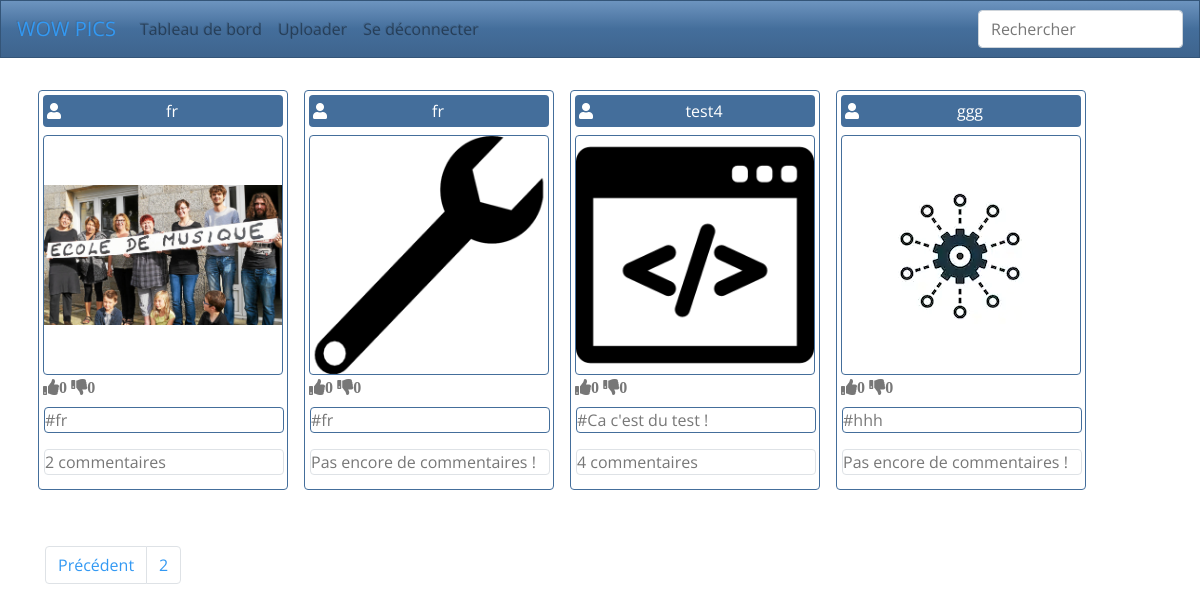
/v1.00/index.php?indexPage=2 (signed in), run on the app's committed database.
### tables this page shows
CREATE TABLE `picture` (
  `idPicture` int(11) NOT NULL,
  `fileName` varchar(255) NOT NULL,
  `status` varchar(30) NOT NULL DEFAULT 'private',
  `link` varchar(255) NOT NULL,
  `tags` text NOT NULL,
  `dateUpload` datetime NOT NULL DEFAULT CURRENT_TIMESTAMP,
  `idUser` int(11) NOT NULL,
  `urlAnonymous` text
);

### v1.00/Controller/ControllerAccueil.php (called while the page is built, shortened)
<?php
class ControllerAccueil
{
    public function renderAccueilInscrit($indexPage = 1)
    {
        if (isset($indexPage))
        {
           $indexPictures = $this->donnerIndexPageBdd($indexPage);
        }
        $accueil = new PictureManager();
        $picturesCount =$accueil->getCountPublicPictures();
        $nbPages = ceil(($picturesCount['pictureCount'])/8);
        $pictures = $accueil->getPublicPictures();
        if($indexPage < 2)
        {
            $pictures = array_slice($pictures, 0, 8);
        }
        else {
            $pictures = array_slice($pictures,$indexPictures,8);
        }
        $resultat = [];
        forEach($pictures as $picture)
        {
            $commentsImage = new CommentManager();
            $comment =$commentsImage->getCommentsCountByPicture($picture->getIdPicture());
            $userName = new UserManager();
            $user = $userName->getUser($picture->getIdUser());
            $votesImage = new VoteManager();
            $voteLike = $votesImage->getVotelike($picture->getIdPicture());
            $voteDislike = $votesImage->getVoteDislike($picture->getIdPicture());
            $resultat[] = array("picture" => $picture,"CommentCount" => $comment,"login" => $user->getLogin(),"VoteLike" => $voteLike,  "VoteDislike" => $voteDislike,"login" => $user->getLogin());
        }
        $vue = new View("Accueil");
        $vue->generer(array("nbPages" => $nbPages, "resultat" => $resultat, "indexPage" => $indexPage));
    }
    private function donnerIndexPageBdd($indexPage)
    {
        $index = 0;
        for ($i = 1; $i < $indexPage ; $i++)
        {
            $index +=8;
        }
        return $index;
    }
}

### v1.00/AutoLoader.php (called while the page is built, shortened)
<?php
 class AutoLoader
 {
    static function autoLoad($className)
    {
        $directories = array("controller", "model", "view", "model/Entity", "model/EntityManager", "Helpers");
        foreach($directories as $directory)
        {
            $file = $directory .'\\' . $className . '.php';
        }
    }
 }

### v1.00/Model/Modele.php (called while the page is built, shortened)
<?php
Abstract class Modele
{
  protected function executeReq($req, $params = null)
  {
   $bdd = Database::getInstance() -> getConnection();
    if($params == null)
    {
      $res = $bdd->query($req);
    }
    else
    {
      $res = $bdd->prepare($req);
      $res->execute($params);
    }
    return $res;
  }
  function hydrate(array $donnees){
    foreach ($donnees as $key => $value ){
        $method = 'set'.ucfirst($key);
    }
  }
}

### v1.00/Model/EntityManager/PictureManager.php (called while the page is built, shortened)
<?php
class PictureManager extends Modele
{
    public function getPublicPictures($limit = 0)
    {
        if($limit !== 0)
        {
            $req='SELECT * FROM picture WHERE status="public" ORDER BY dateUpload DESC LIMIT '. $limit;
        }
        else
        {
            $req='SELECT * FROM picture WHERE status="public" ORDER BY dateUpload DESC';
        }
        $res = $this->executeReq($req);
        $pictures = [];
        while($donnes =$res->fetch(PDO::FETCH_ASSOC))
        {
            $picture = new Picture();
            $picture->hydrate($donnes);
            $pictures[] = $picture;
        }
        return $pictures;
    }
    public function getCountPublicPictures()
    {
        $req = "SELECT COUNT(idPicture) as pictureCount FROM picture WHERE status='public'";
        $res = $this->executeReq($req);
        $res = $res->fetch(PDO::FETCH_ASSOC);
        return $res;
    }
}

### v1.00/Model/Entity/Picture.php (called while the page is built, shortened)
<?php
class Picture extends Modele {
    private $idPicture;
    private $idUser;
    public function getIdPicture()
    {
        return $this->idPicture;
    }
    public function setIdPicture($idPicture)
    {
        $this->idPicture = $idPicture;
        return $this;
    }
    public function setFilename($filename)
    {
        return $this;
    }
    public function setStatus($status)
    {
        return $this;
    }
    public function setLink($link)
    {
        return $this;
    }
    public function setTags($tags)
    {
        return $this;
    }
    public function setDateUpload($dateUpload)
    {
        return $this;
    }
    public function getIdUser()
    {
        return $this->idUser;
    }
    public function setIdUser($idUser)
    {
            $this->idUser = $idUser;
            return $this;
    }
     public function setUrlAnonymous($urlAnonymous)
     {
             return $this;
     }
}

### v1.00/Model/EntityManager/CommentManager.php (called while the page is built, shortened)
<?php
class CommentManager extends Modele
{
    public function getCommentsCountByPicture($idPicture)
    {
        $req = "SELECT COUNT(idComment) FROM comment WHERE idPicture = ? ";
        $res = $this->executeReq($req,array($idPicture));
        $res1 =$res->fetch(PDO::FETCH_ASSOC);
        return $res1;
    }
}

### v1.00/Model/EntityManager/UserManager.php (called while the page is built, shortened)
<?php
class UserManager extends Modele
{
    public function getUser($id)
    {
        $req='SELECT login, password, email FROM user WHERE idUser=?';
        $res = $this->executeReq($req,array($id));
        $res2 = $res->fetch(PDO::FETCH_ASSOC);
        if($res2 != FALSE)
        {
            $user = new User();
            $user->hydrate($res2);
            return $user;
        }
        else
        {
            return false;
        }
    }
}

### v1.00/Model/Entity/User.php (called while the page is built, shortened)
<?php
class User extends Modele {
private $login;
public function getLogin()
{
return $this->login;
}
public function setLogin($login)
{
        $this->login = $login;
        return true;
}
public function setPassword($password)
{
return $this;
}
public function setEmail($email)
{
return $this;
}
public function hydrate(array $donnees){
    foreach ($donnees as $key => $value ){
        $method = 'set'.ucfirst($key);
    }
}
}

### v1.00/View/Accueil.html.php (the view, shortened to what this page needs)
<head>
  <link rel="stylesheet" href="Css/bootstrap.min.css">
  <link rel="stylesheet" href="Css/style.css">
</head>
<body>
<main class="container mt-4">
<div class="row">
    <?php forEach($resultat as $picture)
    {
        ?>
            <div class="carte card border-primary p-1 m-2">
                <div class="d-flex align-items-center text-white bg-primary pl-1 rounded">
                    <i class="fas fa-user" data-toggle="tooltip" data-placement="top" title="<?php echo $picture['login'];?>"></i>
                    <p class="mx-auto my-auto pt-1 pb-1"><?php echo $picture['picture']->getFileName(); ?></p>
                </div>
                <div class="photo border border-primary rounded mt-2 ">
                    <a class="mx-auto my-auto" href="index.php?action=PagePicture&Picture=<?php echo $picture['picture']->getIdPicture(); ?>">
                        <img class="image img-fluid" src="<?php echo $picture["picture"]->getLink(); ?>" alt="picture" position="absolute"/>
                    </a>
                </div>
                <div>
                    <i class="fas fa-thumbs-up" id="like<?php echo $picture['picture']->getIdPicture(); ?>"><span id="spanlike<?php echo $picture['picture']->getIdPicture() ?>"><?php echo $picture['VoteLike'];?></i>
                    <i class="fas fa-thumbs-down" id="dislike<?php echo $picture['picture']->getIdPicture(); ?>"><span id="spandislike<?php echo $picture['picture']->getIdPicture()?>"><?php echo $picture['VoteDislike'];?></i>
                </div>
                <p class="commentaire border border-primary rounded mt-2 "><?php $tags = $picture["picture"]->getTags();
                            $tags = explode(",",$tags);
                            for($i = 0 ; $i <count($tags); $i++)
                            {
                                    echo '#'. $tags[$i] . " ";
                            }
                    ?>
                </p>
                <p class="commentaire border rounded">
                    <?php
                        if ($picture['CommentCount']["COUNT(idComment)"] > 1) {echo $picture['CommentCount']["COUNT(idComment)"] . " commentaires";}
                        else if($picture['CommentCount']["COUNT(idComment)"] == 1) { echo  "1 commentaire";}
                        else {echo "Pas encore de commentaires !";}
                    ?>
                </p>
            </div>
    <?php } ?>
    </div>
    <?php
    if(isset($nbPages))
    {
        if ($nbPages > 1)
        { ?>
            <nav class="mt-5" aria-label="Page navigation example">
            <ul class="pagination">
        <?php
            if($indexPage > 1)
            { ?>
                <li class="page-item"><a class="page-link" href="index.php?indexPage=<?php echo ($indexPage-1); ?>">Précédent</a></li>
            <?php }
            for($i = 0; $i < 3 ; $i ++)
            {
                ?>
                <li class="page-item"><a class="page-link" href="index.php?indexPage=<?php echo ($indexPage+$i); ?>"><?php echo ($indexPage+$i); ?></a></li>
            <?php
            if($indexPage+$i >= $nbPages)
            {
            break;
            }
            }
            { ?>
           <?php }
        } ?>
        </ul>
        </nav>
    <?php }  ?>
</main>
</body>

### v1.00/View/Template.html.php (shortened to what this page needs)
<head>
  <link rel="stylesheet" href="Css/fontAwesome.css">
  <link rel="stylesheet" href="Css/bootstrap-tagsinput.css">
  <link href="https://gitcdn.github.io/bootstrap-toggle/2.2.2/css/bootstrap-toggle.min.css" rel="stylesheet">
  <link rel="stylesheet" href="Css/bootstrap.min.css">
</head>
<body>
  <nav class="navbar navbar-light navbar-expand-lg bg-primary">
    <div class="collapse navbar-collapse" id="navbarSupportedContent">
    <a class="navbar-brand" href="index.php">WOW PICS</a>
    <ul class="navbar-nav mr-auto">
      <?php if(isset($_SESSION['login']))
      {
        ?>
          <li class="nav-item">
            <a class="nav-link" href="index.php?action=PageDashboard">Tableau de bord</a>
          </li>
          <li class="nav-item">
            <a class="nav-link" href="index.php?action=PageUpload">Uploader</a>
          </li>
          <li class="nav-item">
            <a class="nav-link" href="index.php?action=Deconnexion">Se déconnecter</a>
          </li>
      </ul>
    </div>
    <form class="form-inline my-2 my-lg-0" method="POST" action="index.php?action=Search">
      <input type="text" class="col-xs-4 form-control" placeholder="Rechercher" name="search">
    </form>
      <?php } ?>
  </nav>
<div> <?php echo $content; ?></div>
</body>

### v1.00/index.php (shortened to what this page needs)
<?php
require 'AutoLoader.php';
if (isset($_POST['ajax'])){
    $routeur = new RouteurAjax();
    $routeur->router();
}else{
    $routeur = new Routeur();
    $routeur->router();
}

### v1.00/Controller/Routeur.php (shortened to what this page needs)
<?php
   class Routeur
   {
       public function router()
       {
            if(isset($_GET['action']) && !empty($_SESSION['login']))
            {
               switch($_GET['action'])
               {
                    case"Uploader" :
                        $this->ctrlPicture = new ControllerPicture();
                        $this->ctrlPicture->uploaderPicture($_POST['filename'],$_POST['status'], $_POST['tags'],$_FILES['uploadedPicture']);
                    break;
                    case"PageUpload" :
                        $this->ctrlPicture = new ControllerPicture();
                        $this->ctrlPicture->renderPageUpload();
                    break;
                    case"Deconnexion" :
                        $this->ctrlUser = new ControllerUser();
                        $this->ctrlUser->seDeconnecter();
                    break;
                    case"PageDashboard":
                        $this->ctrlAccueil = new ControllerAccueil();
                        if(isset($_GET['indexPage']))
                        {
                            $this->ctrlAccueil->renderDashboard($_GET['indexPage']);
                        }
                        else {
                            $this->ctrlAccueil->renderDashboard(1);
                        }
                    break;
                    case"PagePicture":
                        $this->ctrlPicture = new ControllerPicture();
                        $this->ctrlPicture->renderPicture($_GET['Picture']);
                    break;
                    case"PagePrivatePicture":
                        $this->ctrlPicture = new ControllerPicture();
                        $this->ctrlPicture->renderPrivatePicture($_GET['Picture']);
                    break;
                    case"Commenter":
                        $this->ctrlComment = new ControllerComment();
                        $this->ctrlComment->commenter($_POST['title'], $_POST['content'], $_POST['idPicture']);
                    break;
                    case "DeletePicture":
                        $this->ctrlPicture = new ControllerPicture();
                        if(isset($_GET['Picture']))
                        {
                            $this->ctrlPicture->deletePicture($_GET['Picture']);
                        }
                        else {
                            $this->ctrlPicture->deletePicture(0);
                        }
                    break;
                    case"Search":
                        $this->ctrlPicture = new ControllerPicture();
                        if(isset($_POST['search']))
                        {
                            $this->ctrlPicture->search($_POST['search']);
                        }
                        else {
                            $this->ctrlPicture->search("");
                        }
                    break;
                    case"SuiteSearch":
                        $this->ctrlPicture = new ControllerPicture();
                        if(isset($_GET['indexPage']))
                        {
                            $this->ctrlPicture->genererSearch($_GET['indexPage'], "");
                        }
                        else {
                            $this->ctrlPicture->genererSearch(1, "");
                        }
                    break;
                }
            }
            else
            {
               if(!empty($_SESSION['login']))
               {
                   $this->ctrlAccueil = new ControllerAccueil();
                   if(isset($_GET['indexPage']))
                   {
                        $this->ctrlAccueil->renderAccueilInscrit($_GET['indexPage']);
                   }
                   else {
                    $this->ctrlAccueil->renderAccueilInscrit();
                   }
               }
               else
               {
                $this->ctrlAccueil = new ControllerAccueil();
                $this->ctrlAccueil->renderAccueilAnonymous();
                }
            }
       }
    }

### v1.00/View/View.php (shortened to what this page needs)
<?php
class View
{
    private $fichier;
    public function __construct($action)
    {
        $this->fichier = "View/". $action .".html.php";
    }
    public function generer($data = [])
    {
        $contenu = $this->genererFichier($this->fichier, $data);
        $maPage =  array('content' => $contenu);
        $vue = $this->genererFichier('View/Template.html.php', $maPage);
        echo $vue;
    }
    private function genererFichier($fichier, $data)
    {
        if(file_exists($fichier))
        {
            extract($data);
            require $fichier;
            return ob_get_clean();
        }
        else
        {
            throw new Exception ("Fichier $fichier introuvable");
        }
    }
}

### v1.00/Css/style.css (style rules this page uses)
.carte { min-width: 250px !important; max-width: 250px!important; min-height: 400px; max-height: 400px; padding: 1px; }
.photo { display:flex; align-content: center; min-width: 240px; max-width: 240px; min-height: 240px; max-height: 240px; }
.image { width:auto; margin: auto; }
.commentaire { min-width: 240px; max-width: 240px; margin-left: 1px; }

### data on the page
picture: fileName "fr", link (picture), VoteLike "0", VoteDislike "0", tags "fr", COUNT "2"
picture: fileName "fr", link (picture), VoteLike "0", VoteDislike "0", tags "fr", shows "Pas encore de commentaires !"
picture: fileName "test4", link (picture), VoteLike "0", VoteDislike "0", tags "Ca c'est du test !", COUNT "4"
picture: fileName "ggg", link (picture), VoteLike "0", VoteDislike "0", tags "hhh", shows "Pas encore de commentaires !"

### other printed values
$indexPage+$i "2"
